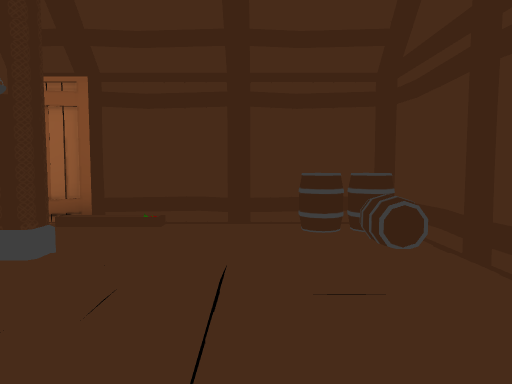
view 1 (above)

21 first-person views from a walk through a 3-D level made in the Unity game engine. The camera is 1.2 m above the floor, tilts 4° down and sees 70° across. Doors are open. The floor is counted in squares, 1 m on a side. Each view is taken from the middle of a square. On the plan, view 1 faces up. The plan holds only what a view shows up to about 15 squares ahead; the rest is blank. The place goes on beyond the plan. Some animated figures are left out.

view 2
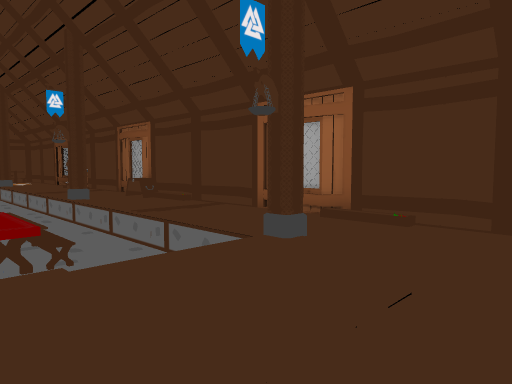

view 3
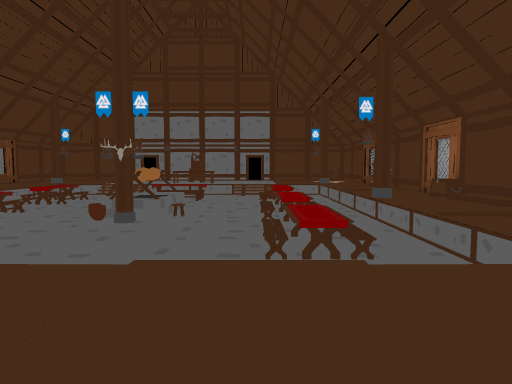

view 4
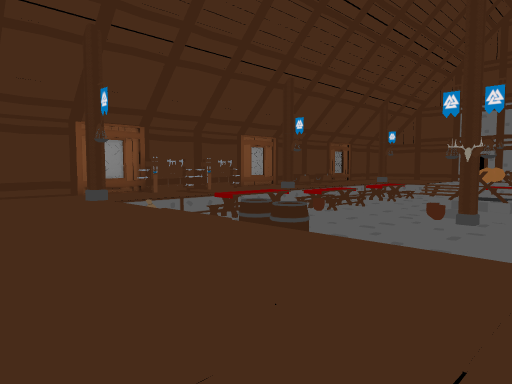

view 5
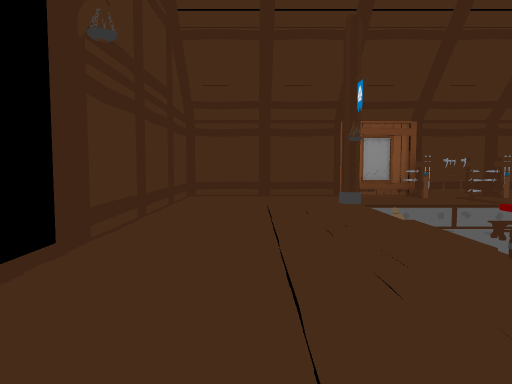

view 6
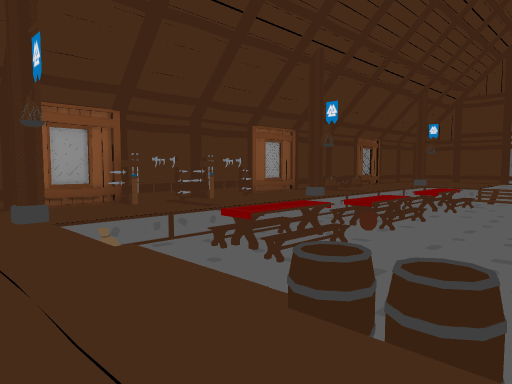

view 7
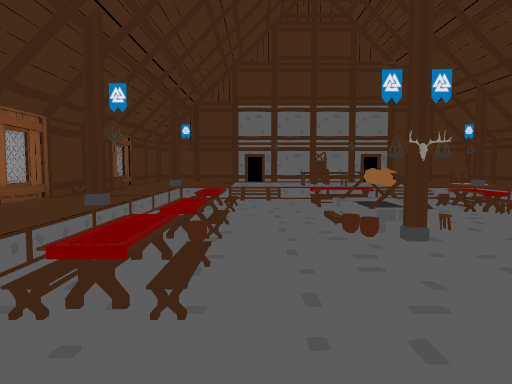

view 8
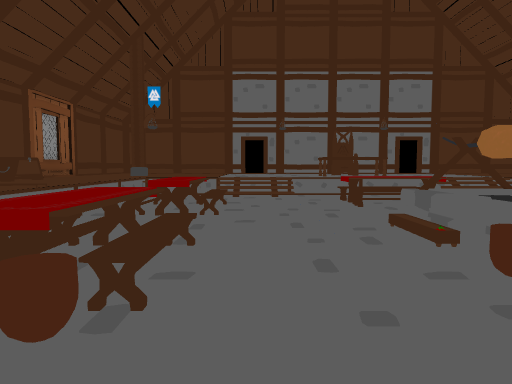

view 9
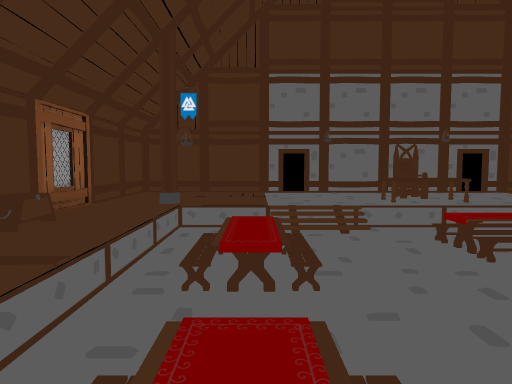

view 10
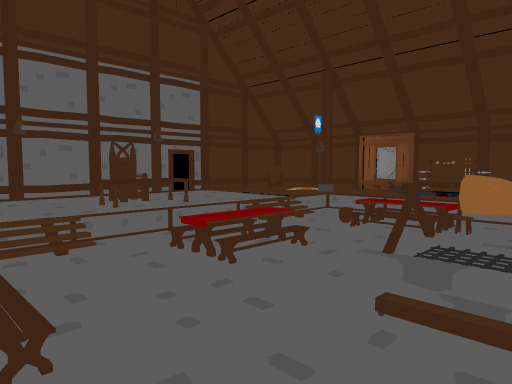

view 11
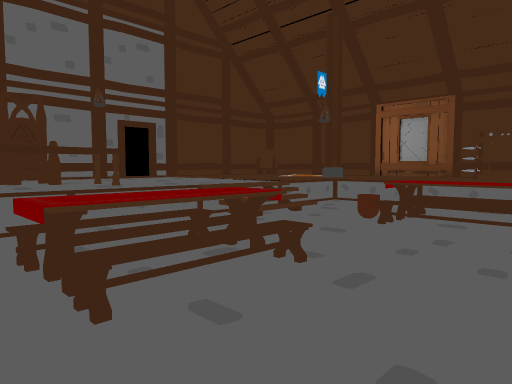

view 12
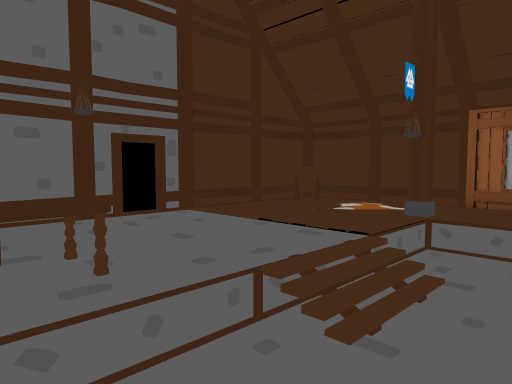

view 13
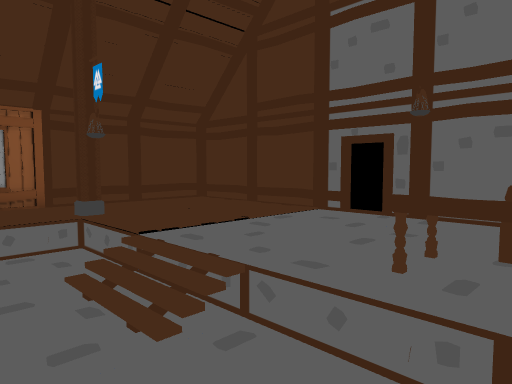

view 14
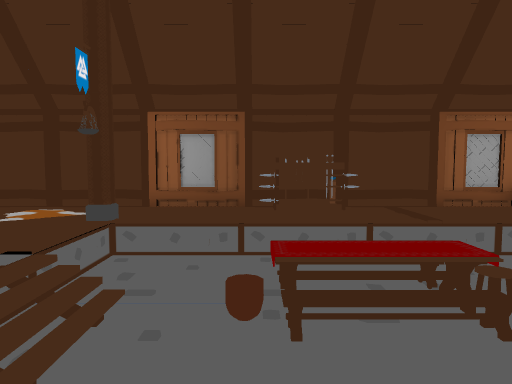

view 15
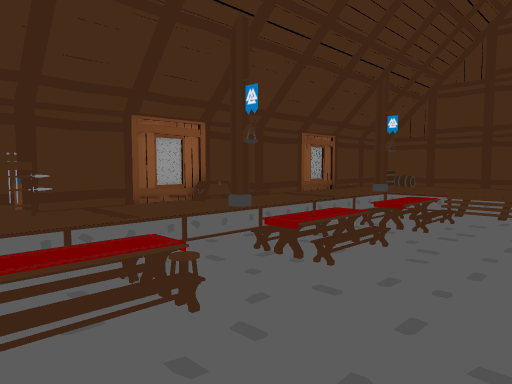

view 16
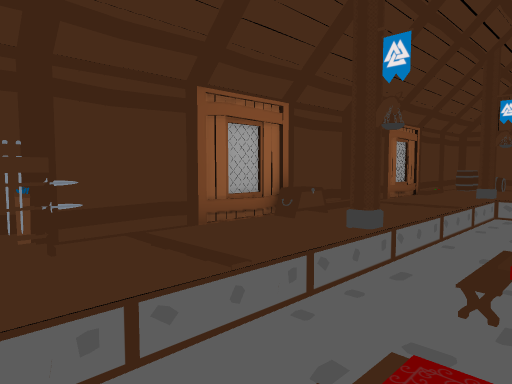

view 17
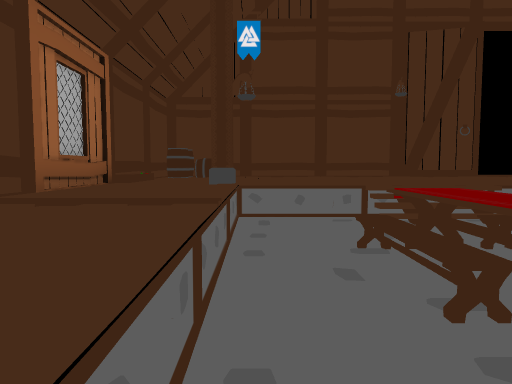

view 18
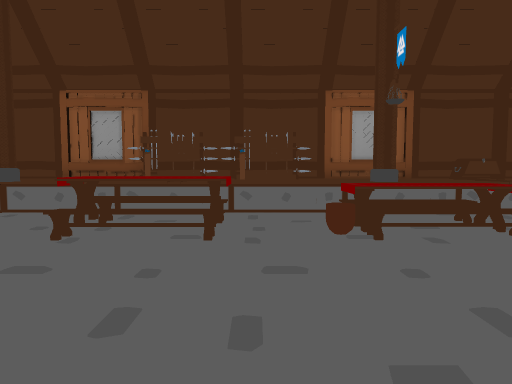

view 19
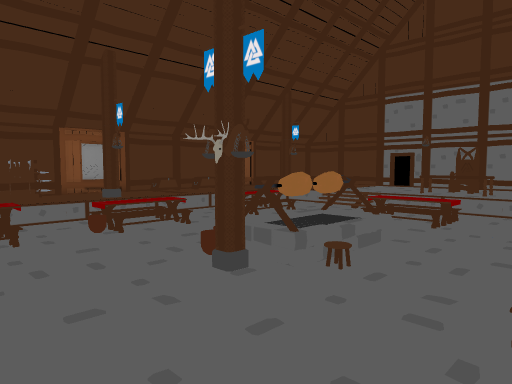

view 20
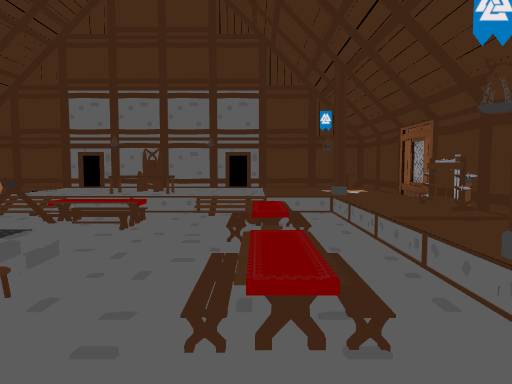

view 21
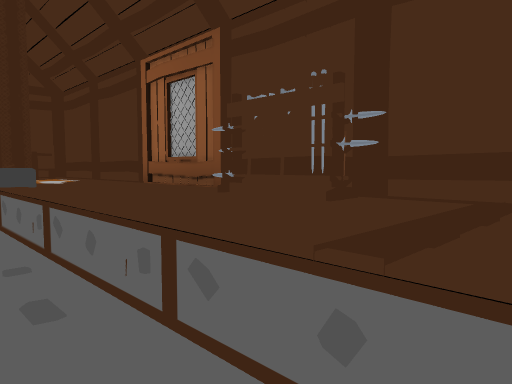

### Floor plan
Key: @ floor where view 1 was taken; # wall or solid block; . main floor; - floor 0.75 m lower than the main floor; / step, stairs or slope; D open door; = window, fence, low wall or low ledge; O other object.
Columns run from 31 left of view 1 to 3 right of it. Each row starts with its distance up from view 1.
  8  ##################################
  7 ##........#OO#....OO //....///..OO#
  6 #O..........O....................O#
  5 #.....O..........OO.........O....O#
  4 #......-----------=---------......#
  3 #......---------------------......#
  2 #......----///--////--///---......#
  1 #......=/-O...//O...--O..--/......#
  0 #.....////-///---///--///--/...@..#
 -1 #......//------------------/......#
 -2 #O.....------------------  /......#
 -3 #....OO--///--------------  ......#
 -4   .OOOO--/./--.OOOO-------  .....##
 -5   .OOOO--/./--OOOOOOO-----  ......
 -6 #....O.--/O//-O//----------O....DD#
 -7 #......--------------------O....DD#
 -8 #.....///------------------/......#
 -9 #......///--------/-----/--/......#
-10 #......//--///---///--///--/......#
-11 #......---O  .---. .--O  --O......#
-12 #......----///--O///--///---......#
-13 #......---------------------......#
-14 #.....O..........O/........OO.....#
-15 #....................O..O.........#
-16 #..........OOOO.....OO#OOO........#
-17 ###################################

Where each view was taken, in squares from view 1:
view 1: 0 up, 0 right, facing up
view 2: 0 up, 1 right, facing up-left
view 3: 0 up, 1 right, facing left
view 4: 1 down, 2 right, facing down-left
view 5: 2 down, 0 right, facing down
view 6: 5 down, 1 left, facing down-left
view 7: 9 down, 2 left, facing left
view 8: 9 down, 9 left, facing left
view 9: 11 down, 12 left, facing left
view 10: 11 down, 14 left, facing up-left
view 11: 7 down, 17 left, facing up-left
view 12: 5 down, 21 left, facing up-left
view 13: 4 down, 21 left, facing down-left
view 14: 4 down, 21 left, facing up
view 15: 4 down, 21 left, facing up-right
view 16: 1 up, 20 left, facing up-right
view 17: 4 up, 12 left, facing right
view 18: 4 down, 10 left, facing down
view 19: 1 up, 7 left, facing down-left
view 20: 1 up, 8 left, facing left
view 21: 3 up, 16 left, facing up-left
